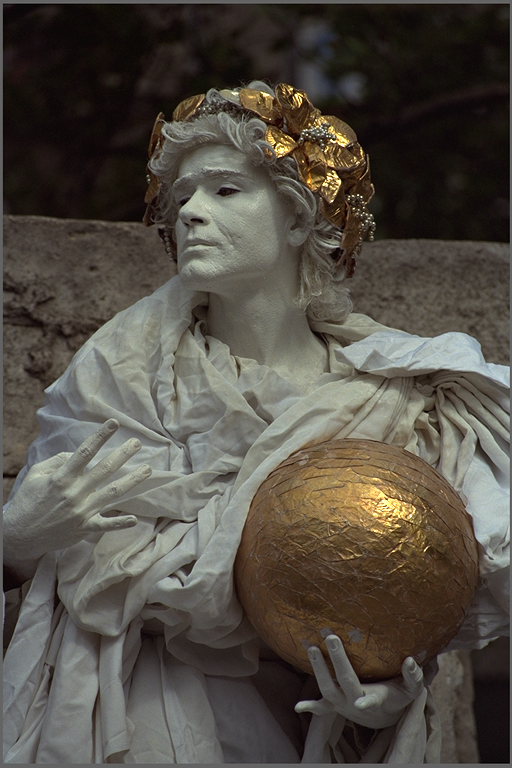
#> input picture 2019_Fall/OpenCV/input.png, 512 x 768 px
$ python hello_opencv.py
#> lines starting #> are read from the running program, lines starting #| are printed output that depends on the picture
import numpy as np
import cv2
from matplotlib import pyplot as plt

# Read a color image
img = cv2.imread('input.png')
#> img is the input picture: shape (768, 512, 3); mean B, G, R 69, 77.1, 82.7
h, w, ch = img.shape
#> h = 768; w = 512; ch = 3
print(h, w, ch)
#| 768 512 3

# Color conversion (The OpenCV default color format is BGR)
rgb = cv2.cvtColor(img, cv2.COLOR_BGR2RGB)
yuv = cv2.cvtColor(img, cv2.COLOR_BGR2YUV)
#> yuv: shape (768, 512, 3); mean of channels 0, 1, 2 77.9, 123.8, 132.2

cv2.imwrite('input_r.png', rgb[:, :, 0])
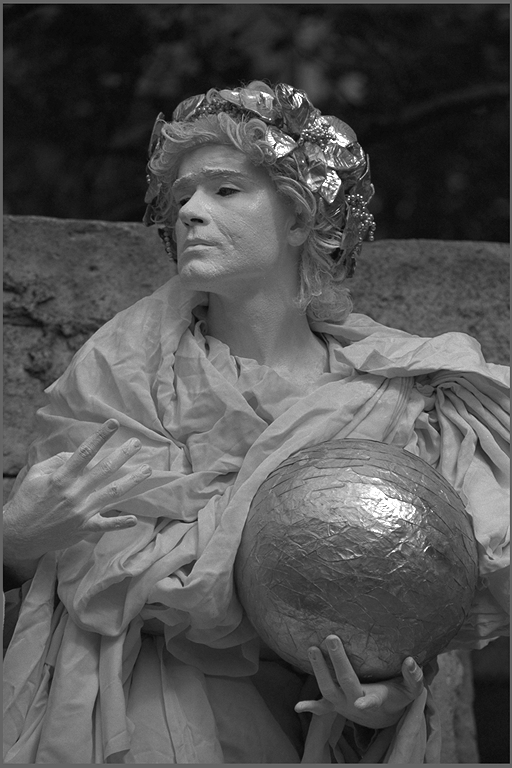
#> saved as input_r.png: shape (768, 512); min 1, max 255, mean 82.7
cv2.imwrite('input_g.png', rgb[:, :, 1])
cv2.imwrite('input_b.png', rgb[:, :, 2])
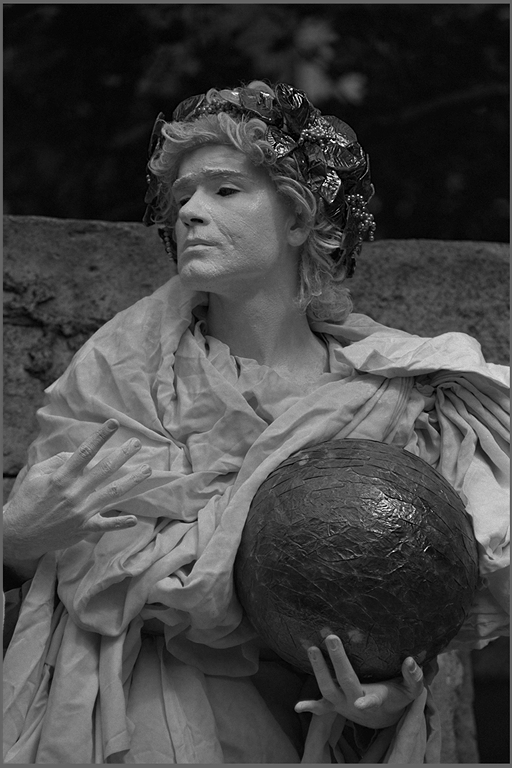
#> saved as input_b.png: shape (768, 512); min 0, max 255, mean 69
cv2.imwrite('input_y.png', yuv[:, :, 0])

# Example: histogram equalization
img_y = yuv[:, :, 0]

hist, bins = np.histogram(img_y.flatten(), 256, [0, 256])
#> hist = 256 values, max 8972 at index 12, min 6 at index 241, mean 1536; bins = 257 values from 0 to 256
cdf = hist.cumsum()
#> cdf = 256 values from 21 to 393216
cdf_normalized = cdf*float(hist.max())/cdf.max()
#> cdf_normalized = 256 values from 0.479 to 8972
plt.figure(1)
plt.plot(cdf_normalized, color = '#536dfe')
plt.hist(img_y.flatten(), 256, [0, 256], color = '#d32f2f')
plt.xlim([0, 256])
plt.legend(('cdf', 'histogram'), loc = 'upper right')
plt.title('Before Histogram Equalization')

img_y_histeq = cv2.equalizeHist(img_y)
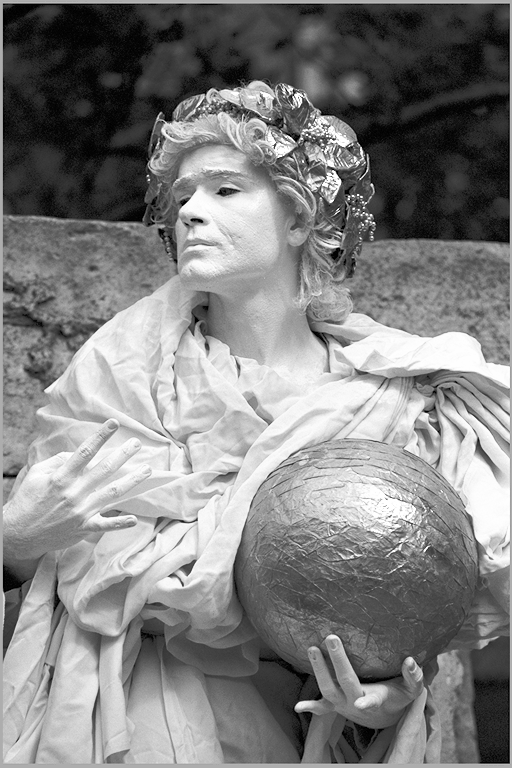
#> img_y_histeq: shape (768, 512); min 0, max 255, mean 128.6
# cv2.imwrite('input_y_histeq.png', img_y_histeq)

hist, bins = np.histogram(img_y_histeq.flatten(), 256, [0, 256])
#> hist = 256 values, max 8972 at index 14, min 0 at index 2, mean 1536
cdf = hist.cumsum()
#> cdf = 256 values from 532 to 393216
cdf_normalized = cdf*float(hist.max())/cdf.max()
#> cdf_normalized = 256 values from 12.14 to 8972
plt.figure(2)
plt.plot(cdf_normalized, color = '#536dfe')
plt.hist(img_y_histeq.flatten(), 256, [0, 256], color = '#d32f2f')
plt.xlim([0, 256])
plt.legend(('cdf', 'histogram'), loc = 'upper right')
plt.title('After Histogram Equalization')

plt.show()
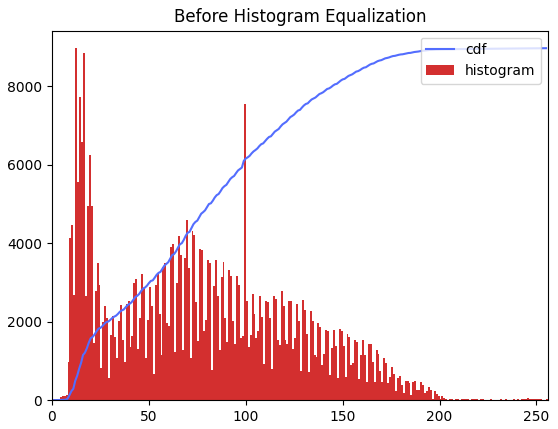
#> figure drawn by matplotlib, 1 panel; tallest bar 8972 high, from x = 12 to 13; curve peaks at x = 255, y = 8972
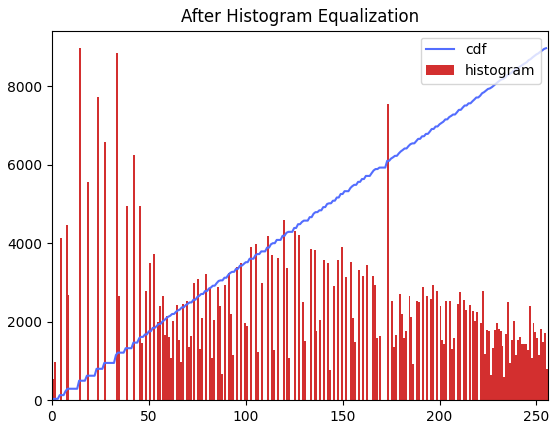
#> figure drawn by matplotlib, 1 panel; tallest bar 8972 high, from x = 14 to 15; curve peaks at x = 255, y = 8972

yuv[:, :, 0] = img_y_histeq
#> yuv: shape (768, 512, 3); mean of channels 0, 1, 2 128.6, 123.8, 132.2
img_enhanced = cv2.cvtColor(yuv, cv2.COLOR_YUV2BGR)
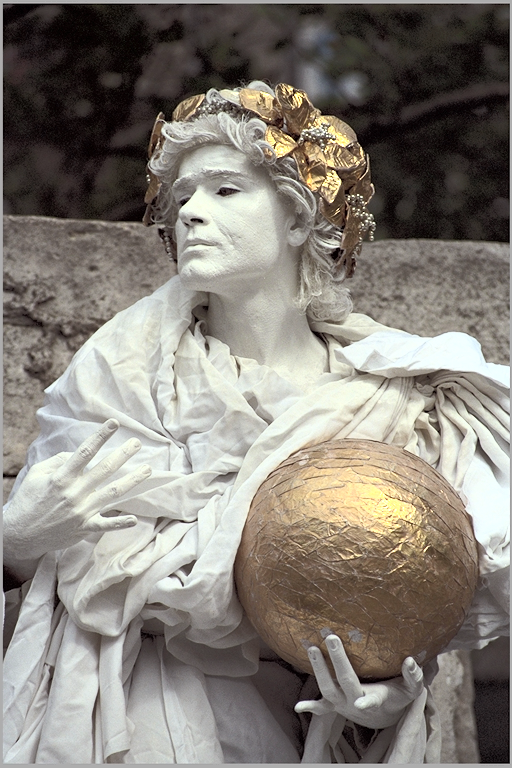
#> img_enhanced: shape (768, 512, 3); mean B, G, R 120.2, 127.7, 133.2
cv2.imwrite('input_y_enhanced.png', img_enhanced)

# Example: filtering
plt.figure(3)
plt.imshow(img_y, cmap = 'gray')
plt.title('Original')

output = cv2.boxFilter(img_y, -1, (7, 7))
plt.figure(4)
plt.imshow(output, cmap = 'gray')
plt.title('Box Filter (7x7)')

sigma = 3.0
radius = int(3*sigma)
ksize = 2*radius + 1
output = cv2.GaussianBlur(img_y, (ksize, ksize), sigma)
plt.figure(5)
plt.imshow(output, cmap = 'gray')
plt.title('Gaussian Filter (sigma = %.2f)' % sigma)

output = cv2.medianBlur(img_y, 7)
plt.figure(6)
plt.imshow(output, cmap = 'gray')
plt.title('Median Filter (7x7)')

output = cv2.bilateralFilter(img_y, -1, 25, 9)
plt.figure(7)
plt.imshow(output, cmap = 'gray')
plt.title('Bilateral Filter (25, 9)')

plt.show()


# Example: edge detection
edges = cv2.Canny(img_y_histeq, 50, 200)
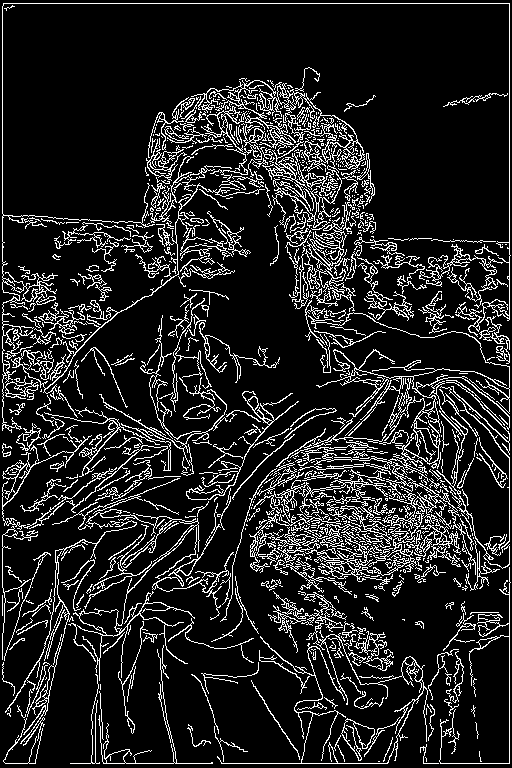
#> edges: shape (768, 512); 13.3% white in thin lines or dots
cv2.imwrite('edges.png', edges)
